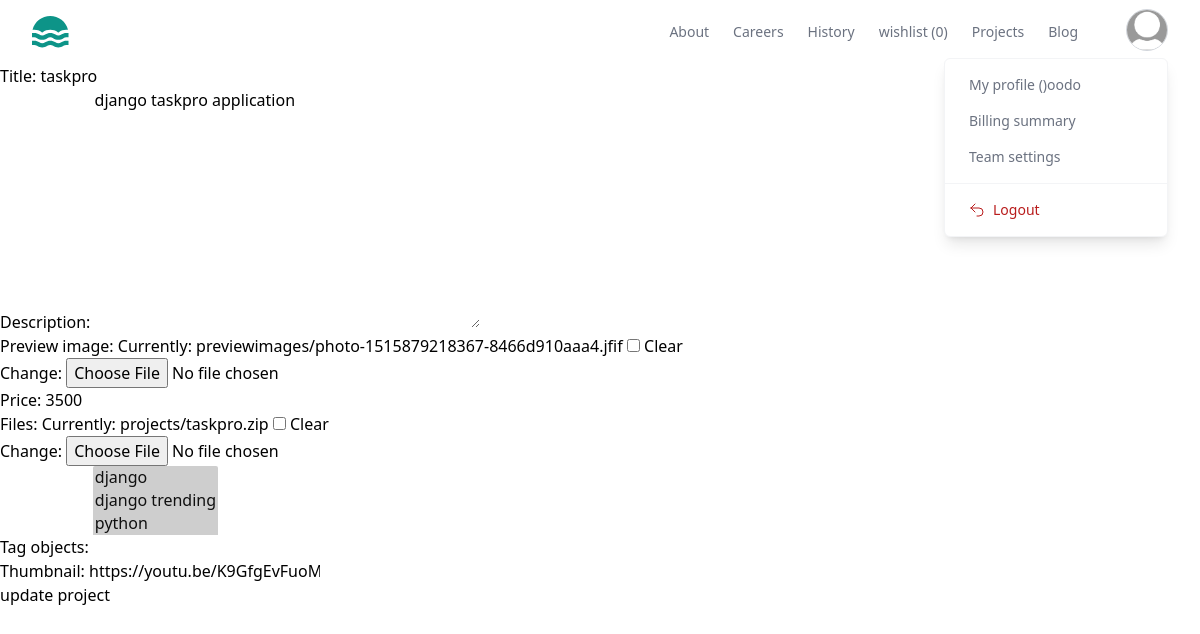
Page /project/12/change/ (signed in) on the earlier database version.
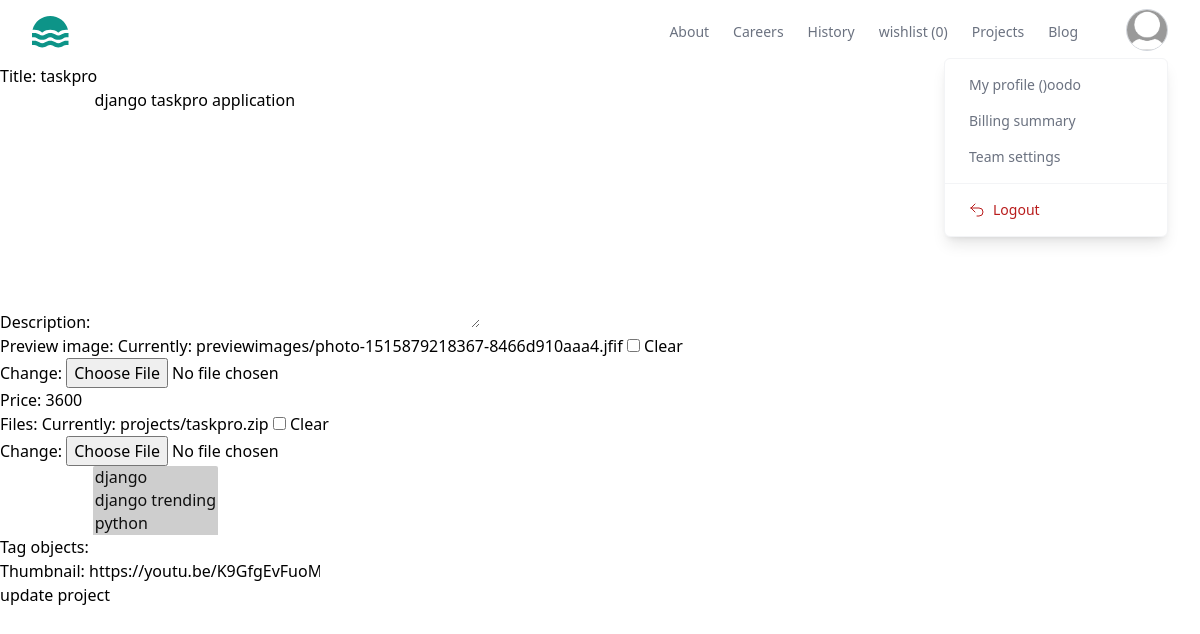
Same page on the later database version.
### store/models.py (models this page shows, shortened)
class BaseModel(models.Model):
    created_date=models.DateTimeField(auto_now_add=True)
    updated_date=models.DateTimeField(auto_now=True)
    is_active=models.BooleanField(default=True)

class Project(BaseModel):
    title=models.CharField(max_length=200)
    description=models.TextField()
    preview_image=models.ImageField(upload_to="previewimages",null=True,blank=True)
    price=models.PositiveIntegerField()
    developer=models.ForeignKey(User,on_delete=models.CASCADE)
    files=models.FileField(upload_to="projects",null=True,blank=True)
    tag_objects=models.ManyToManyField(Tag,null=True)
    thumbnail=EmbedVideoField()

class Tag(BaseModel):
    title=models.CharField(max_length=200)
    def __str__(self) -> str:
        return self.title

### store/views.py (the view, shortened to what this page needs)
# urls.py: path('project/<int:pk>/change/',views.ProjectUpdateView.as_view(),name="project-update"),
@method_decorator(decs,name="dispatch")
class ProjectUpdateView(View):
    template_name="project_update.html"
    form_class=ProjectForm
    def get(self,request,*args,**kwargs):
        id=kwargs.get("pk")
        project_object=Project.objects.get(id=id)
        form_instance=self.form_class(instance=project_object)
        return render(request,self.template_name,{"form":form_instance})

### store/forms.py
class ProjectForm(forms.ModelForm):
    class Meta:
        model=Project
        fields=["title","description",
                "preview_image",
                "price", "files",
                "tag_objects","thumbnail"]

### store/context_processors.py (called while the page is built)
def wishlist_item_count(request):
    count=0
    if request.user.is_authenticated:
        count=request.user.basket.basket_item.filter(is_order_placed=False).count()
    return {"cart_item_count":count}

### store/templates/project_update.html (shortened to what this page needs)
{%extends 'base.html'%}
{%block main_block%}
<form action=""method="post" enctype="multipart/form-data">
    {{form}}
    <button type="submit">update project</button>
</form>
{%endblock%}

Differences in the rows shown:
changed Project "django taskpro application": price "3500" → "3600"
